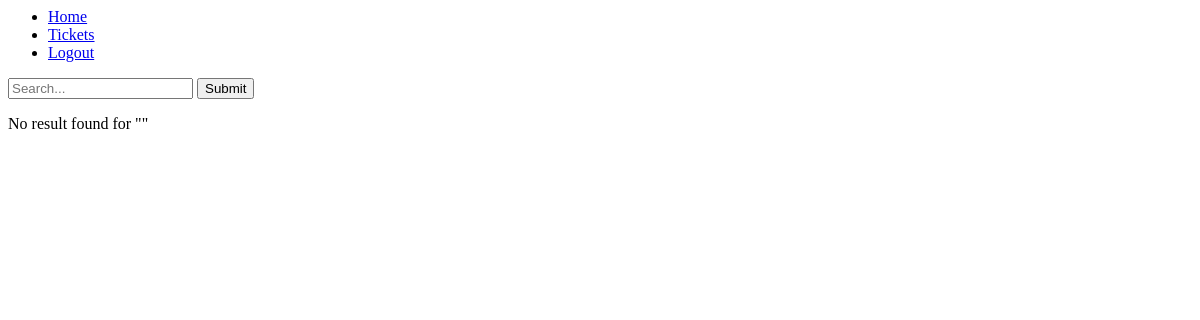
/tickets/ (signed in), run on an earlier commit of the app's database.
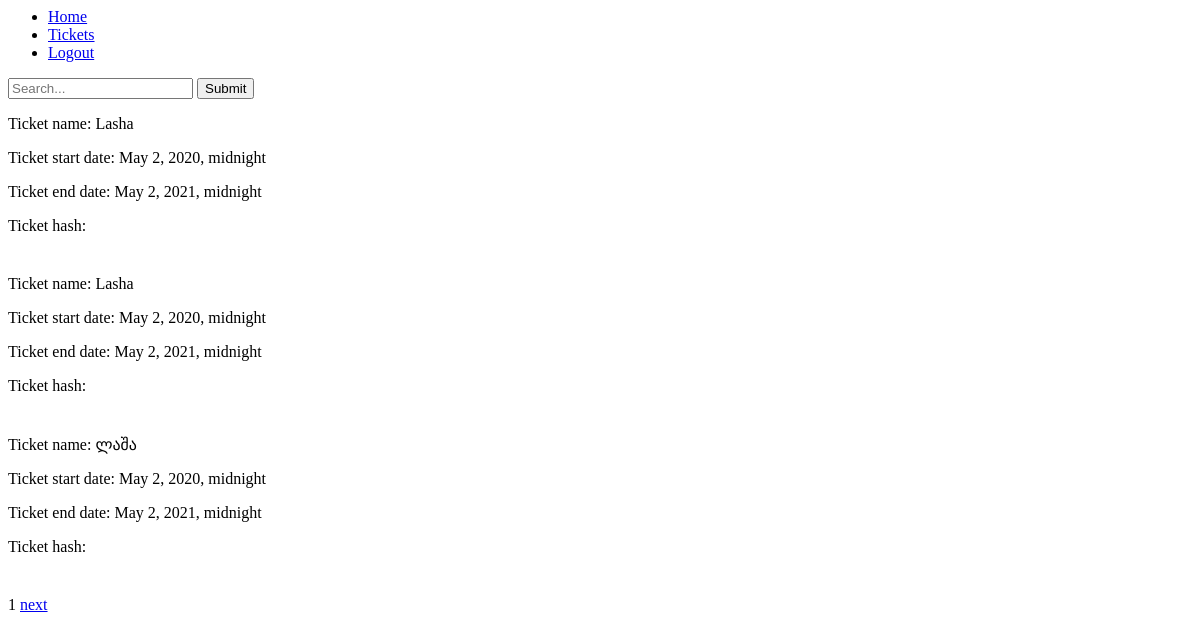
And on a later commit of the database.
### ecommerce/models.py (models this page shows)
class Order(models.Model):
    ticket = models.OneToOneField(to=Ticket, on_delete=models.CASCADE)
    user = models.ForeignKey(User, on_delete=models.CASCADE)
    name = models.CharField(max_length=50)
    start_time = models.DateTimeField()
    end_time = models.DateTimeField()
    order_time = models.DateTimeField(default=timezone.now)

### ecommerce/views.py (the view)
# urls.py: path('tickets/', ecommerce_views.tickets, name='tickets')
@login_required
def tickets(request: WSGIRequest) -> HttpResponse:
    context = {}
    query_set = Order.objects.filter(user=request.user)
    if request.GET.get('q'):
        query = request.GET.get('q')
        query_set = get_ticket_queryset(query, request.user)
        context['query'] = query
    paginator = Paginator(query_set, 3,
                          allow_empty_first_page=True)
    page_number = request.GET.get('page')
    ticket_page = paginator.get_page(page_number)
    context['ticket_page'] = ticket_page
    return render(request, 'ecommerce/tickets.html', context=context)

### ecommerce/templates/ecommerce/tickets.html (shortened to what this page needs)
{% extends 'ecommerce/base.html' %}
{% block body %}
    <div>
        <form>
            <input type="text" name="q" placeholder="Search..."
                   value="{{ request.GET.q }}">
            <input type="submit" value="Submit">
        </form>
    </div>
    {% if ticket_page %}
        <div style="margin-top: 0px">
            {% for ticket in ticket_page %}
                <div style="margin-bottom: 40px">
                    <p>Ticket name: {{ ticket.name }}</p>
                    <p>Ticket start date: {{ ticket.start_time }}</p>
                    <p>Ticket end date: {{ ticket.end_time }}</p>
                    <p>Ticket hash: {{ ticket.hash_code }}</p>
                </div>
            {% endfor %}
        </div>
    <div class="pagination">
    <span class="step-links">
        <span class="current">
          {{ ticket_page.number }}
        </span>
        {% if ticket_page.has_next %}
            <a href="?page={{ ticket_page.next_page_number }}">next</a>
        {% endif %}
    </span>
    </div>
    {% else %}
        <p>No result found for "{{ query }}"</p>
    {% endif %}
{% endblock %}

What changed in the data, as far as the page shows it:
added Order: name "Lasha", start_time "May 2, 2020, midnight", end_time "May 2, 2021, midnight"
added Order: name "Lasha", start_time "May 2, 2020, midnight", end_time "May 2, 2021, midnight"
added Order: name "ლაშა", start_time "May 2, 2020, midnight", end_time "May 2, 2021, midnight"
Also different on the page:
{{ ticket_page.number }}: (not shown) → "1"
text no longer shown: "No result found for \" \""
text now shown: "next"
